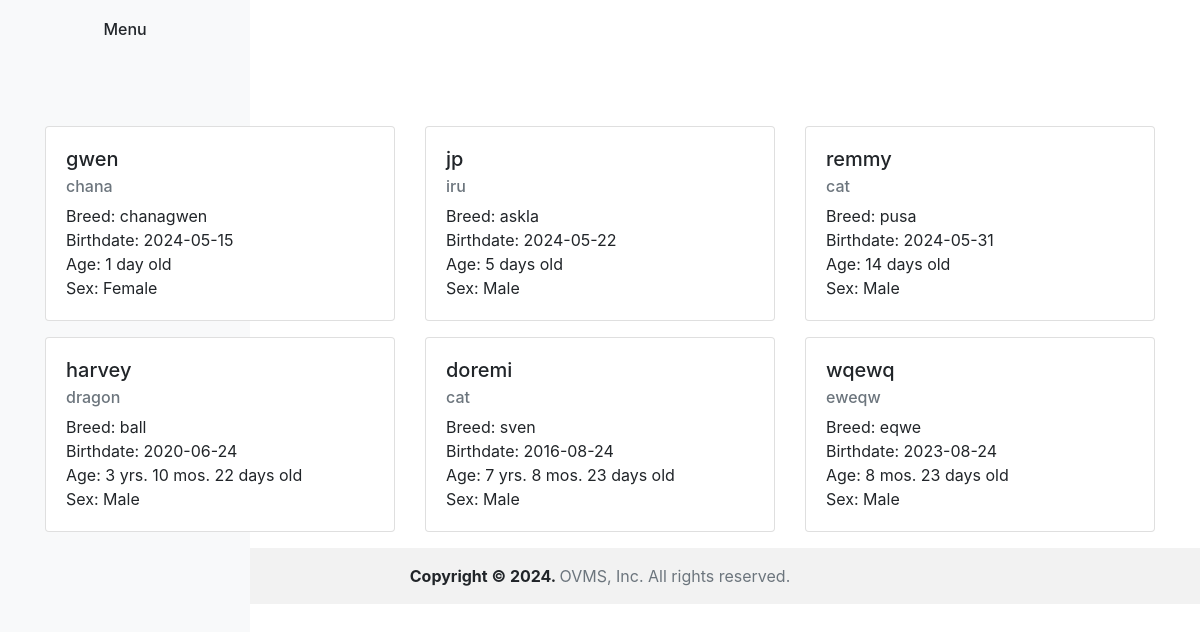
Page /pets.php (signed in) on the committed database.
### tables this page shows
CREATE TABLE `pets` (
  `petid` int(10) NOT NULL,
  `pet_owner` int(10) NOT NULL,
  `name` varchar(255) NOT NULL,
  `species` varchar(255) NOT NULL,
  `breed` varchar(255) NOT NULL,
  `birthdate` date NOT NULL,
  `age` int(10) NOT NULL,
  `sex` varchar(255) NOT NULL
);

### pets.php (the view, shortened to what this page needs)
<?php
include("includes/header.php");
$userId = $_SESSION['user_id'];
function getFormattedAge($birthdate)
{
    $date = new DateTime($birthdate);
    $now = new DateTime();
    $interval = $now->diff($date);
    $years = $interval->y;
    $months = $interval->m;
    $days = $interval->d;
    $yearText = $years > 1 ? 'yrs.' : 'yr.';
    $monthText = $months > 1 ? 'mos.' : 'mos.';
    $dayText = $days > 1 ? 'days' : 'day';
    $formattedAge = '';
    if ($years > 0) {
        $formattedAge .= "$years $yearText ";
    }
    if ($months > 0) {
        $formattedAge .= "$months $monthText ";
    }
    if ($days > 0) {
        $formattedAge .= "$days $dayText ";
    }
    return trim($formattedAge) . ' old';
}
$stmt = $pdo->prepare("SELECT name, species, breed, birthdate, age, sex FROM pets WHERE pet_owner = ?");
$stmt->execute([$userId]);
$pets = $stmt->fetchAll(PDO::FETCH_ASSOC);
?>
<div class="container mt-2">
    <h1>My Pets</h1>
    <button type="button" class="btn btn-primary" data-bs-toggle="modal" data-bs-target="#addPetModal">Add Pet</button>
    <div class="row mt-4">
        <?php foreach ($pets as $pet) { ?>
            <div class="col-md-4 mb-3">
                <div class="card">
                    <div class="card-body">
                        <h5 class="card-title"><?= htmlspecialchars($pet['name']) ?></h5>
                        <h6 class="card-subtitle mb-2 text-muted"><?= htmlspecialchars($pet['species']) ?></h6>
                        <p class="card-text">
                            Breed: <?= htmlspecialchars($pet['breed']) ?><br>
                            Birthdate: <?= htmlspecialchars($pet['birthdate']) ?><br>
                            Age: <?= getFormattedAge($pet['birthdate']) ?><br>
                            Sex: <?= htmlspecialchars($pet['sex']) ?>
                        </p>
                    </div>
                </div>
            </div>
        <?php } ?>
    </div>
</div>
<?php
include("includes/footer.php");
?>

### rows in the picture
pets: name "gwen", species "chana", breed "chanagwen", birthdate "2024-05-15", birthdate "1 day old", sex "Female"
pets: name "jp", species "iru", breed "askla", birthdate "2024-05-22", birthdate "5 days old", sex "Male"
pets: name "remmy", species "cat", breed "pusa", birthdate "2024-05-31", birthdate "14 days old", sex "Male"
pets: name "harvey", species "dragon", breed "ball", birthdate "2020-06-24", birthdate "3 yrs. 10 mos. 22 days old", sex "Male"
pets: name "doremi", species "cat", breed "sven", birthdate "2016-08-24", birthdate "7 yrs. 8 mos. 23 days old", sex "Male"
pets: name "wqewq", species "eweqw", breed "eqwe", birthdate "2023-08-24", birthdate "8 mos. 23 days old", sex "Male"
